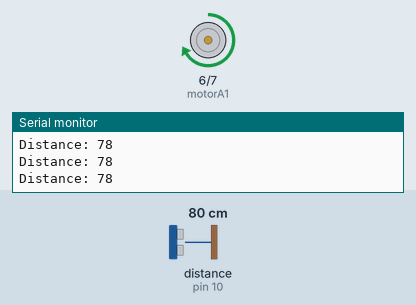
A sketch run on a simulated Arduino Uno, built with avr-gcc and run on an emulated ATmega328P. Parts: motor-driver pin pairs drawn as motors (green arrow = first pin HIGH = forward, orange = second pin HIGH = backward, longer = more drive), the last lines printed to the serial monitor. Wiring (inferred from the names in the program): ultrasonic range finder: trigger pin 9; echo pin 10. The test bench sets the inputs (shaded band); at power-on: distance to the obstacle (sensor on pin 10) 80 cm. The echo pulse lasts 58.3 µs per cm.

Above: at 1.2 s.
1.3 s: distance to the obstacle (sensor on pin 10) set to 9 cm
At 2.5 s:
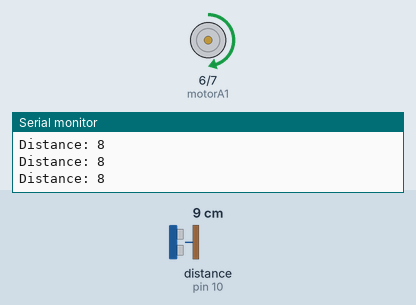
2.8 s: distance to the obstacle (sensor on pin 10) set to 5 cm
At 3.2 s:
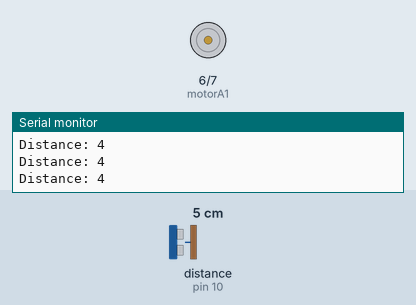
4.3 s: distance to the obstacle (sensor on pin 10) set to 18 cm
At 4.9 s:
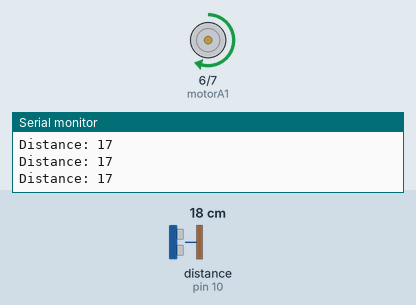
5.8 s: distance to the obstacle (sensor on pin 10) set to 2 cm
At 6.6 s:
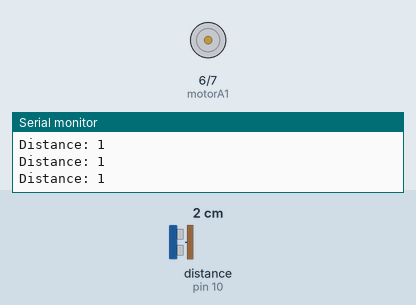
7.3 s: distance to the obstacle (sensor on pin 10) set to 35 cm
At 8.7 s:
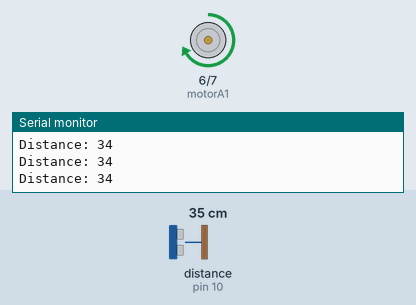
Timing chart, 0 to 9.8 s (numbered marks = the images above; inputs shaded):
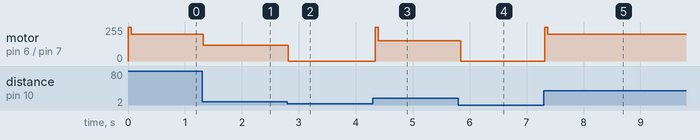

Measured:
- the behaviour switches between 7 and 6 cm on distance to the obstacle (sensor on pin 10) (found by bisection; images 1 and 2)
- after the input at 1.3 s, motor on pin 6 (motorA1) / pin 7 (motorA2): forward 200/255 → forward 120/255 at once
- after the input at 2.8 s, motor on pin 6 (motorA1) / pin 7 (motorA2): forward 120/255 → stopped at once
- after the input at 4.3 s, motor on pin 6 (motorA1) / pin 7 (motorA2): stopped → forward 153/255 at once
- after the input at 5.8 s, motor on pin 6 (motorA1) / pin 7 (motorA2): forward 153/255 → stopped at once
- after the input at 7.3 s, motor on pin 6 (motorA1) / pin 7 (motorA2): stopped → forward 200/255 at once

The sketch:

StopDIstance10.ino
```cpp
const int motorA1 = 6;
const int motorA2 = 7;
const int trigPin = 9;
const int echoPin = 10;

// defines variables
long duration;
int distance;
int lastSpeed;
void setup() {
  pinMode(trigPin, OUTPUT); // Sets the trigPin as an Output
  pinMode(echoPin, INPUT); // Sets the echoPin as an Input
  pinMode(motorA1, OUTPUT);
  pinMode(motorA2, OUTPUT);
  Serial.begin(9600); // Starts the serial communication
}
void loop() {
  digitalWrite(trigPin, LOW);
  delayMicroseconds(2);
  digitalWrite(trigPin, HIGH);
  delayMicroseconds(10);
  digitalWrite(trigPin, LOW);

  duration = pulseIn(echoPin, HIGH);
  distance = duration * 0.034 / 2;

  Serial.print("Distance: ");
  Serial.println(distance);
  int targetSpeed;
  if (distance > 30) {
    targetSpeed = 200;
  } else if (distance > 5 && distance <= 30) {
    targetSpeed = map(distance, 5, 30, 110, 200);
  } else {
    targetSpeed = 0;
  }

  // 멈춰있다가 다시 움직여야 할 때 (킥 스타트)
  if (lastSpeed == 0 && targetSpeed > 0) {
    analogWrite(motorA1, 255); // 순간적으로 풀 파워
    delay(50);                 // 아주 짧게 툭 쳐줌
  }

  analogWrite(motorA1, targetSpeed);
  lastSpeed = targetSpeed; // 현재 속도 저장

  delay(50);
}
```
